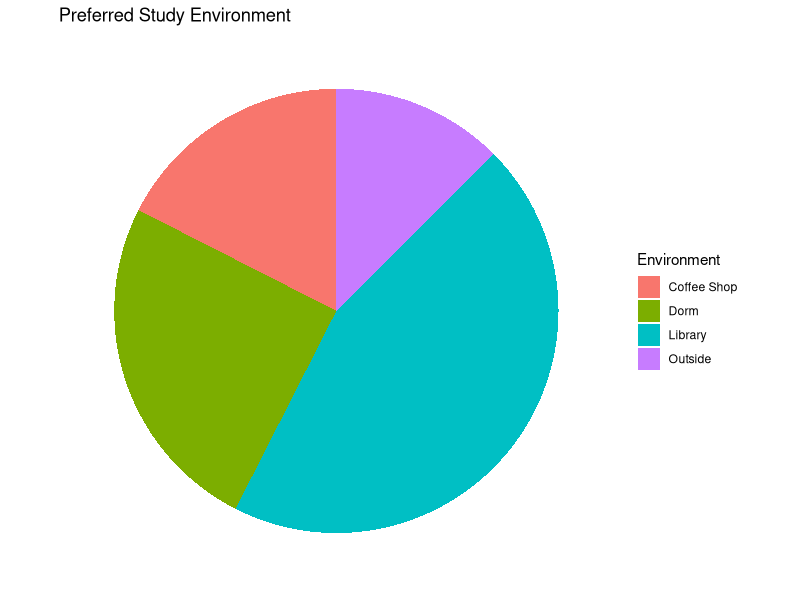
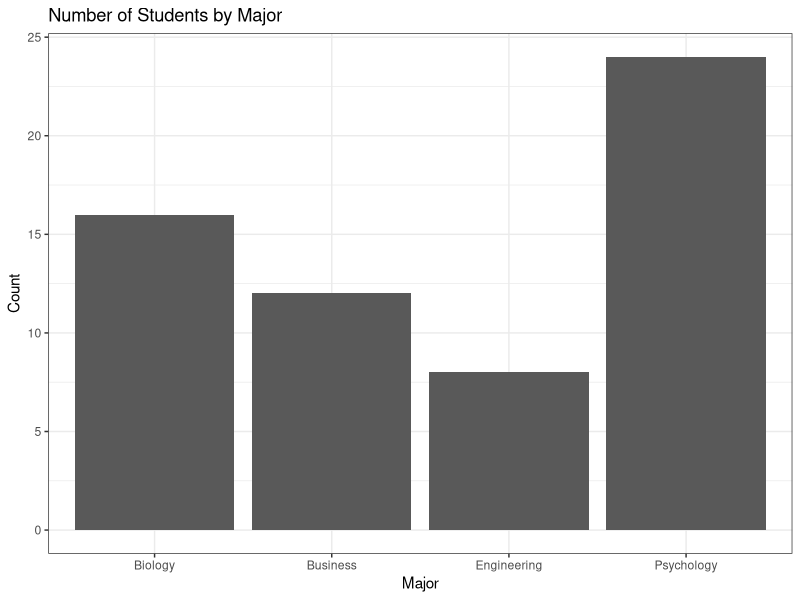
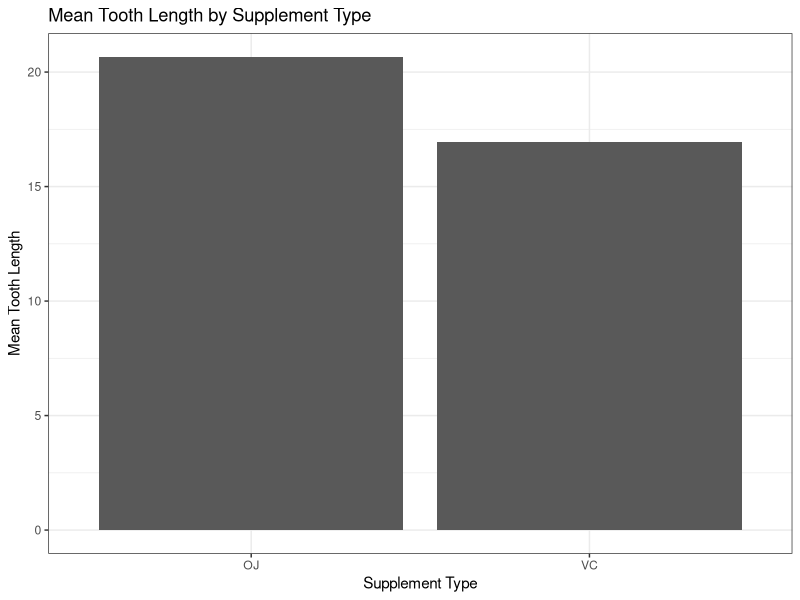
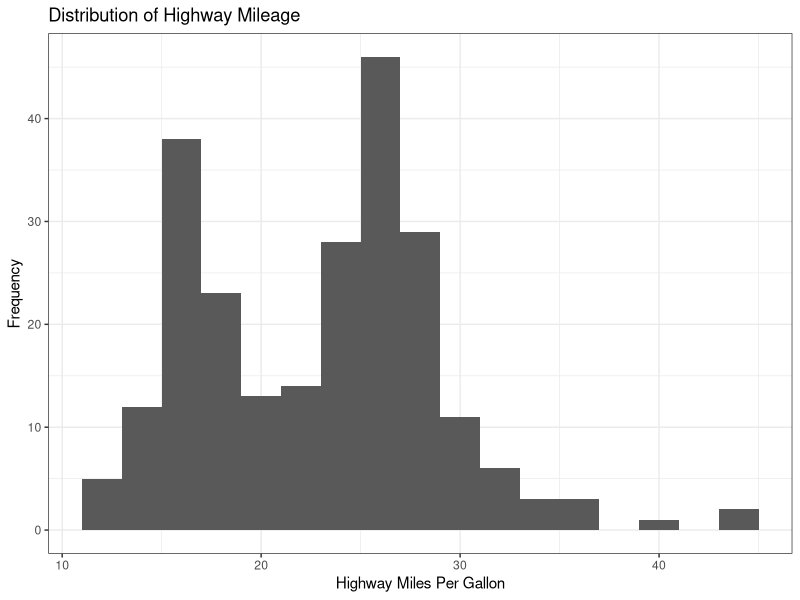
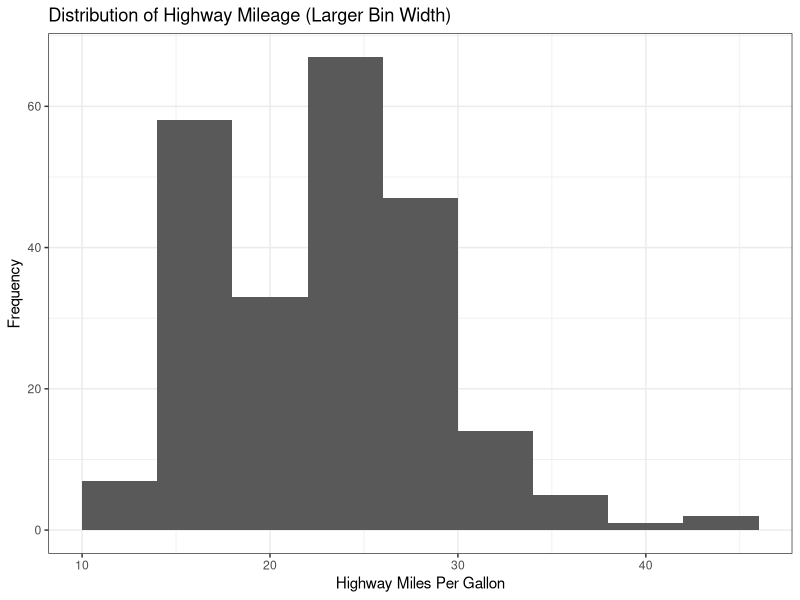
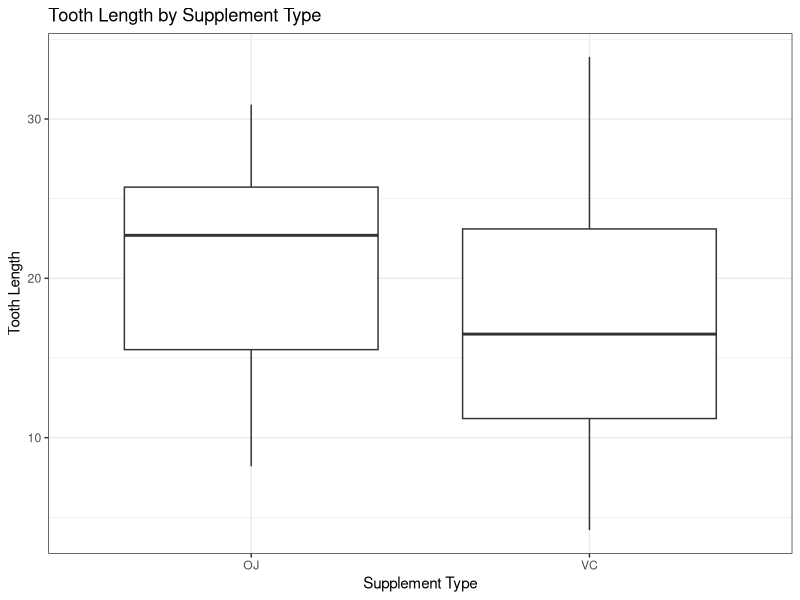
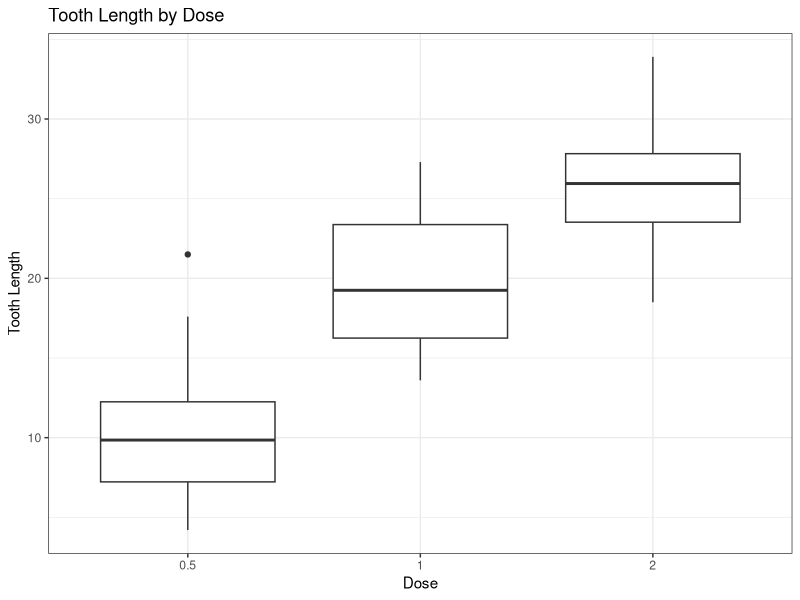
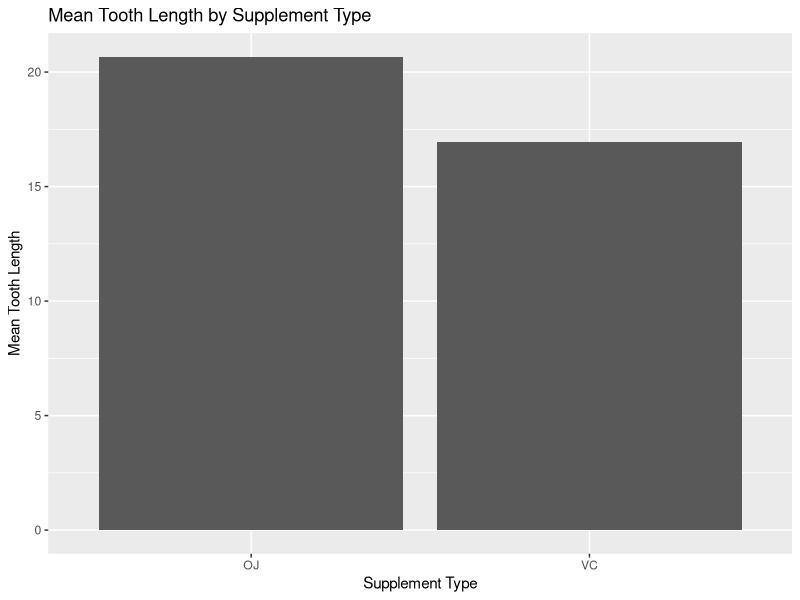

The R script that drew these images, in order:
## ---- chunk 1
knitr::opts_chunk$set(echo = TRUE)
## ---- chunk 2
library(DiagrammeR)

grViz("
digraph plot_decision_tree {

  graph [
    layout = dot,
    rankdir = TB,
    nodesep = 0.45,
    ranksep = 0.65,
    margin = 0,
    pad = 0
  ]

  node [
    shape = box,
    style = rounded,
    fontname = Helvetica,
    fontsize = 14,
    width = 2.8,
    height = 0.9,
    margin = 0.18
  ]
  
  edge [
    fontname = Helvetica,
    fontsize = 12
  ]

  start [label = 'What kind of data do you want to graph?']

  cat1 [label = 'One categorical variable']
  cont1 [label = 'One continuous variable']
  mixed [label = 'A continuous variable across groups']
  time1 [label = 'Values across ordered time points\\nor another ordered sequence']
  cont2 [label = 'Two continuous variables']

  pie [label = 'Pie chart\\nUse when showing parts of a whole\\nwith a small number of categories']
  col1 [label = 'Column chart\\nUse when comparing counts\\nor proportions across categories']
  hist [label = 'Histogram\\nUse when showing the distribution\\nof one continuous variable']
  box [label = 'Boxplot\\nUse when comparing distributions\\nacross groups']
  line [label = 'Line chart\\nUse when showing change\\nover time or order']
  scatter [label = 'Scatterplot\\nUse when showing the relationship\\nbetween two continuous variables']

  start -> cat1
  start -> cont1
  start -> mixed
  start -> time1
  start -> cont2

  cat1 -> pie [label = 'parts of a whole']
  cat1 -> col1 [label = 'compare categories']

  cont1 -> hist
  mixed -> box
  time1 -> line
  cont2 -> scatter
}
", width='100%', height = "220px")
## ---- chunk 3
library(tidyverse)

study_pref <- tibble(
  environment = c("Library", "Dorm", "Coffee Shop", "Outside"),
  count = c(18, 10, 7, 5)
)

study_pref <- study_pref %>%
  mutate(
    proportion = count / sum(count),
    label = paste0(environment, ": ", scales::percent(proportion, accuracy = 1))
  )

study_pref
## ---- chunk 4
ggplot(study_pref, aes(x = "", y = count, fill = environment)) +
  geom_col(width = 1) +
  coord_polar(theta = "y") +
  labs(
    title = "Preferred Study Environment",
    fill = "Environment"
  ) +
  theme_bw() +
  theme(
    axis.title = element_blank(),
    axis.text = element_blank(),
    axis.ticks = element_blank(),
    panel.grid = element_blank(),
    panel.border = element_blank()
  )
## ---- chunk 5
major_counts <- tibble(
  major = c("Psychology", "Biology", "Business", "Engineering"),
  count = c(24, 16, 12, 8)
)

ggplot(major_counts, aes(x = major, y = count)) +
  geom_col() +
  labs(
    title = "Number of Students by Major",
    x = "Major",
    y = "Count"
  ) +
  theme_bw()
## ---- chunk 6
mean_tooth <- ToothGrowth %>%
  group_by(supp) %>%
  summarise(mean_len = mean(len), .groups = "drop")

mean_tooth
## ---- chunk 7
ggplot(mean_tooth, aes(x = supp, y = mean_len)) +
  geom_col() +
  labs(
    title = "Mean Tooth Length by Supplement Type",
    x = "Supplement Type",
    y = "Mean Tooth Length"
  ) +
  theme_bw()
## ---- chunk 8
ggplot(mpg, aes(x = hwy)) +
  geom_histogram(binwidth = 2) +
  labs(
    title = "Distribution of Highway Mileage",
    x = "Highway Miles Per Gallon",
    y = "Frequency"
  ) +
  theme_bw()
## ---- chunk 9
ggplot(mpg, aes(x = hwy)) +
  geom_histogram(binwidth = 4) +
  labs(
    title = "Distribution of Highway Mileage (Larger Bin Width)",
    x = "Highway Miles Per Gallon",
    y = "Frequency"
  ) +
  theme_bw()
## ---- chunk 10
ggplot(ToothGrowth, aes(x = supp, y = len)) +
  geom_boxplot() +
  labs(
    title = "Tooth Length by Supplement Type",
    x = "Supplement Type",
    y = "Tooth Length"
  ) +
  theme_bw()
## ---- chunk 11
ggplot(ToothGrowth, aes(x = factor(dose), y = len)) +
  geom_boxplot() +
  labs(
    title = "Tooth Length by Dose",
    x = "Dose",
    y = "Tooth Length"
  ) +
  theme_bw()
## ---- chunk 12
library(tidyverse)

mean_tooth <- ToothGrowth %>%
  group_by(supp) %>%
  summarise(mean_len = mean(len), .groups = "drop")

ggplot(mean_tooth, aes(x = supp, y = mean_len)) +
  geom_col() +
  labs(
    title = "Mean Tooth Length by Supplement Type",
    x = "Supplement Type",
    y = "Mean Tooth Length"
  )
## ---- chunk 13
ggplot(mean_tooth, aes(x = supp, y = mean_len)) +
  geom_col(fill = "gray70", color = "black", width = 0.6) +
  labs(
    x = "Supplement Type",
    y = "Mean Tooth Length"
  ) +
  theme_classic(base_size = 12)
## ---- chunk 14
tooth_summary <- ToothGrowth %>%
  group_by(supp) %>%
  summarise(
    n = n(),
    mean_len = mean(len),
    sd_len = sd(len),
    se_len = sd_len / sqrt(n),
    .groups = "drop"
  )

tooth_summary
## ---- chunk 15
ggplot(tooth_summary, aes(x = supp, y = mean_len)) +
  geom_col(fill = "gray70", color = "black", width = 0.6) +
  geom_errorbar(
    aes(ymin = mean_len - se_len, ymax = mean_len + se_len),
    width = 0.15,
    linewidth = 0.7
  ) +
  labs(
    x = "Supplement Type",
    y = "Mean Tooth Length"
  ) +
  theme_classic(base_size = 12)
## ---- chunk 16
tooth_summary <- tooth_summary %>%
  mutate(
    ci_lower = mean_len - 1.96 * se_len,
    ci_upper = mean_len + 1.96 * se_len
  )

tooth_summary
## ---- chunk 17
ggplot(tooth_summary, aes(x = supp, y = mean_len)) +
  geom_col(fill = "gray70", color = "black", width = 0.6) +
  geom_errorbar(
    aes(ymin = ci_lower, ymax = ci_upper),
    width = 0.15,
    linewidth = 0.7
  ) +
  labs(
    x = "Supplement Type",
    y = "Mean Tooth Length"
  ) +
  theme_classic(base_size = 12)
## ---- chunk 18
ggplot(tooth_summary, aes(x = supp, y = mean_len)) +
  geom_point(size = 3) +
  geom_errorbar(
    aes(ymin = ci_lower, ymax = ci_upper),
    width = 0.15,
    linewidth = 0.7
  ) +
  labs(
    x = "Supplement Type",
    y = "Mean Tooth Length"
  ) +
  theme_classic(base_size = 12)
## ---- chunk 19
ggplot(tooth_summary, aes(x = supp, y = mean_len)) +
  geom_point(size = 3, color = "black") +
  geom_errorbar(
    aes(ymin = ci_lower, ymax = ci_upper),
    width = 0.1,
    linewidth = 0.7,
    color = "black"
  ) +
  labs(
    x = "Supplement Type",
    y = "Mean Tooth Length"
  ) +
  theme_classic(base_size = 12) +
  theme(
    axis.text = element_text(color = "black"),
    axis.title = element_text(color = "black")
  )
## ---- chunk 20
dose_summary <- ToothGrowth %>%
  group_by(dose) %>%
  summarise(
    n = n(),
    mean_len = mean(len),
    sd_len = sd(len),
    se_len = sd_len / sqrt(n),
    ci_lower = mean_len - 1.96 * se_len,
    ci_upper = mean_len + 1.96 * se_len,
    .groups = "drop"
  )

dose_summary
## ---- chunk 21
ggplot(dose_summary, aes(x = factor(dose), y = mean_len)) +
  geom_point(size = 3, color = "black") +
  geom_errorbar(
    aes(ymin = ci_lower, ymax = ci_upper),
    width = 0.1,
    linewidth = 0.7,
    color = "black"
  ) +
  labs(
    x = "Dose",
    y = "Mean Tooth Length"
  ) +
  theme_classic(base_size = 12) +
  theme(
    axis.text = element_text(color = "black"),
    axis.title = element_text(color = "black")
  )
## ---- chunk 22
stress_time <- tibble(
  week = 1:6,
  mean_stress = c(3.2, 3.8, 4.1, 4.5, 5.0, 4.4)
)

stress_time
## ---- chunk 23
ggplot(stress_time, aes(x = week, y = mean_stress)) +
  geom_line() +
  geom_point() +
  labs(
    title = "Average Stress Across Six Weeks",
    x = "Week",
    y = "Mean Stress Rating"
  ) +
  theme_bw()
## ---- chunk 24
ggplot(mtcars, aes(x = wt, y = mpg)) +
  geom_point() +
  labs(
    title = "Relationship Between Car Weight and Fuel Efficiency",
    x = "Weight (1000 lbs)",
    y = "Miles Per Gallon"
  ) +
  theme_bw()
## ---- chunk 25
ggplot(mtcars, aes(x = wt, y = mpg)) +
  geom_point() +
  geom_smooth(method = "lm", se = FALSE) +
  labs(
    title = "Relationship Between Car Weight and Fuel Efficiency",
    x = "Weight (1000 lbs)",
    y = "Miles Per Gallon"
  ) +
  theme_bw()
